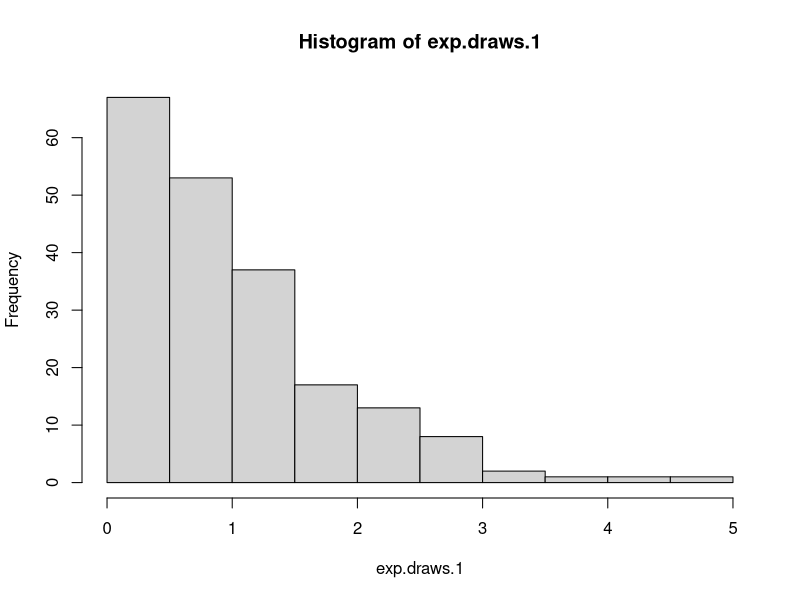
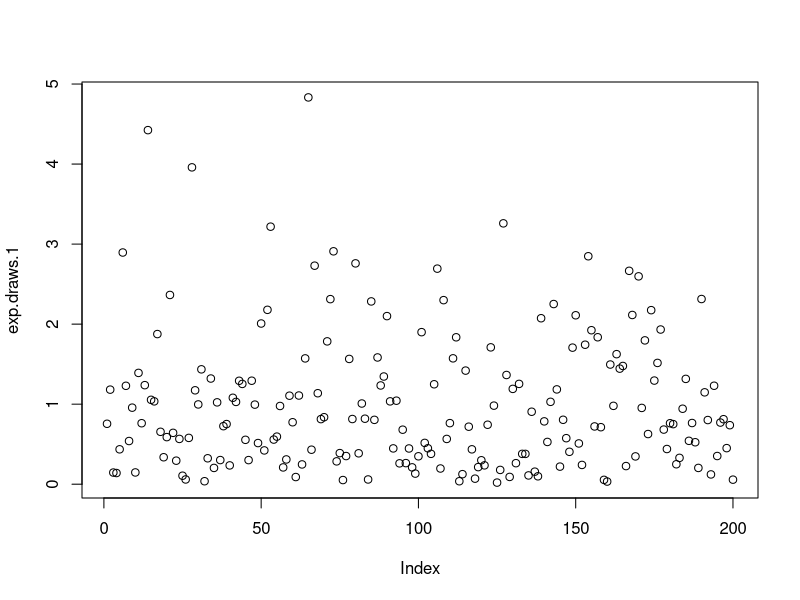
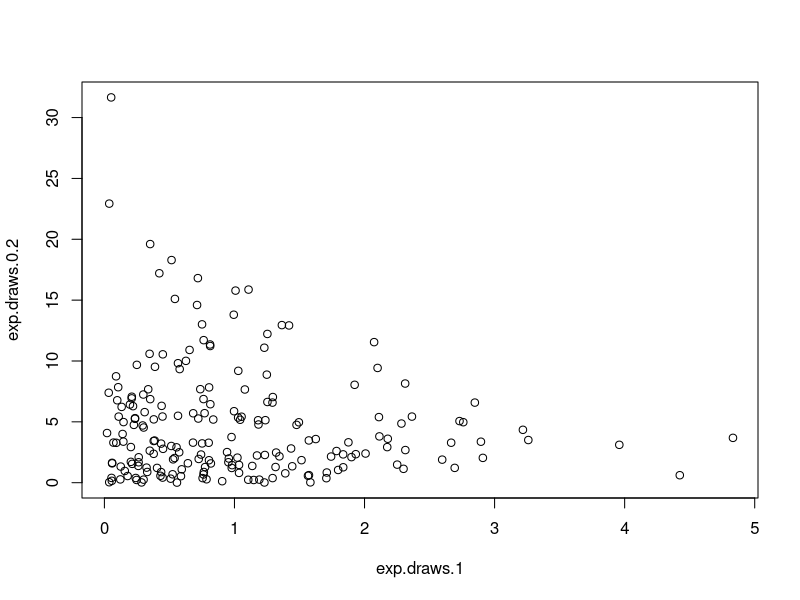
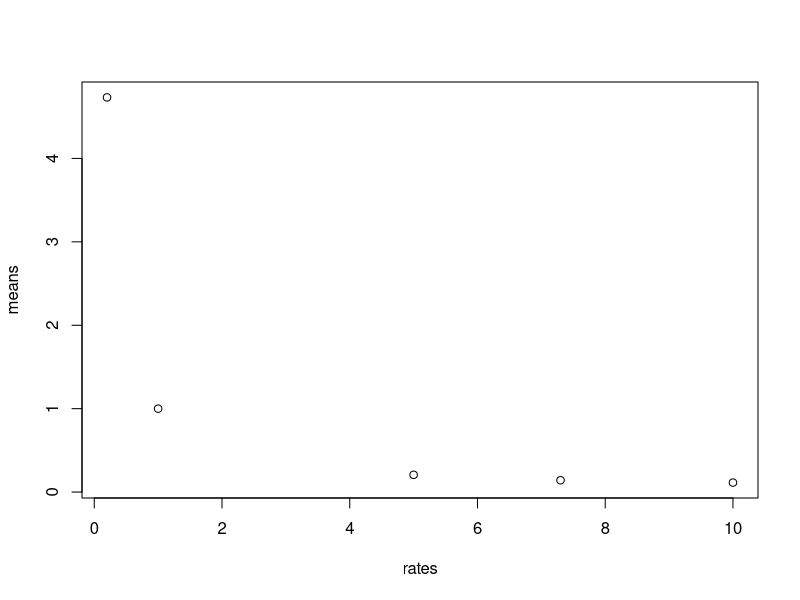
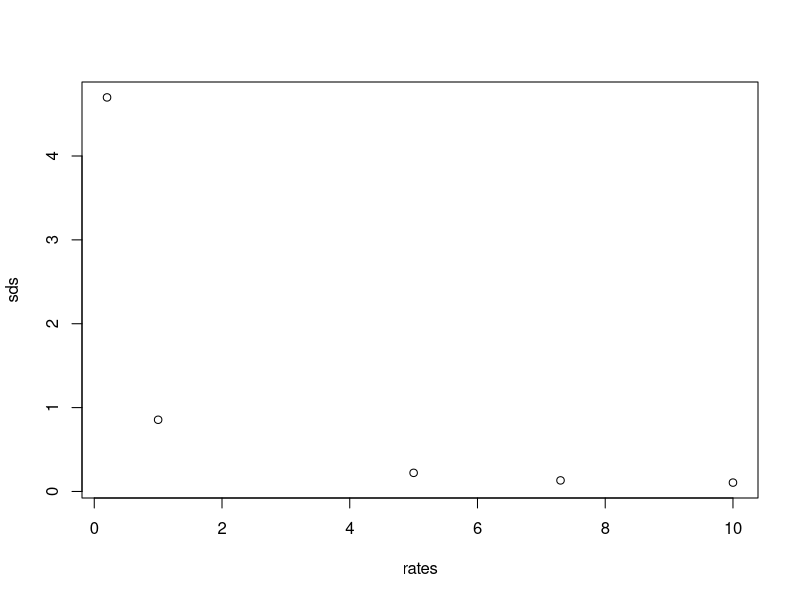
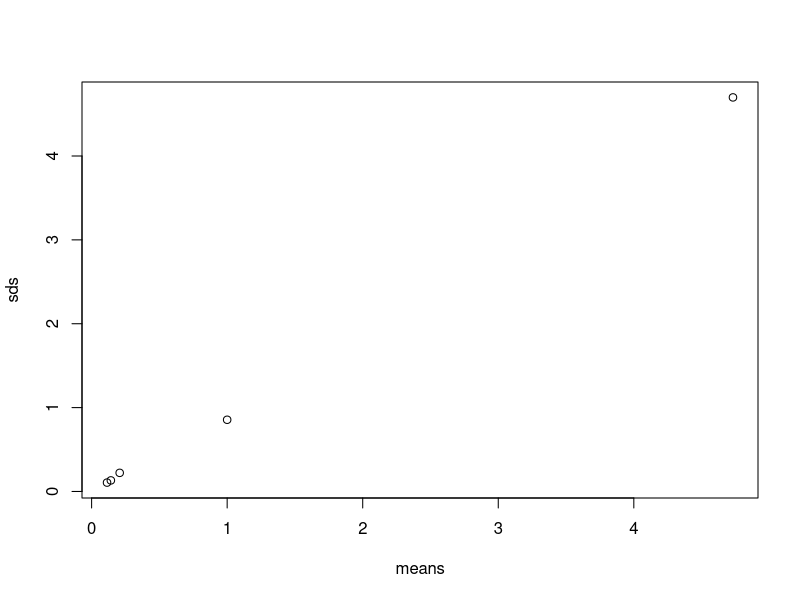
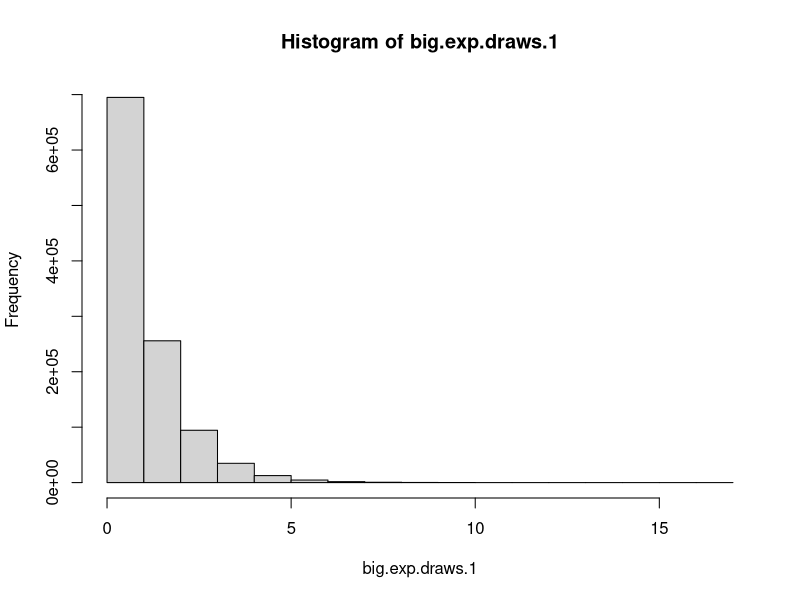
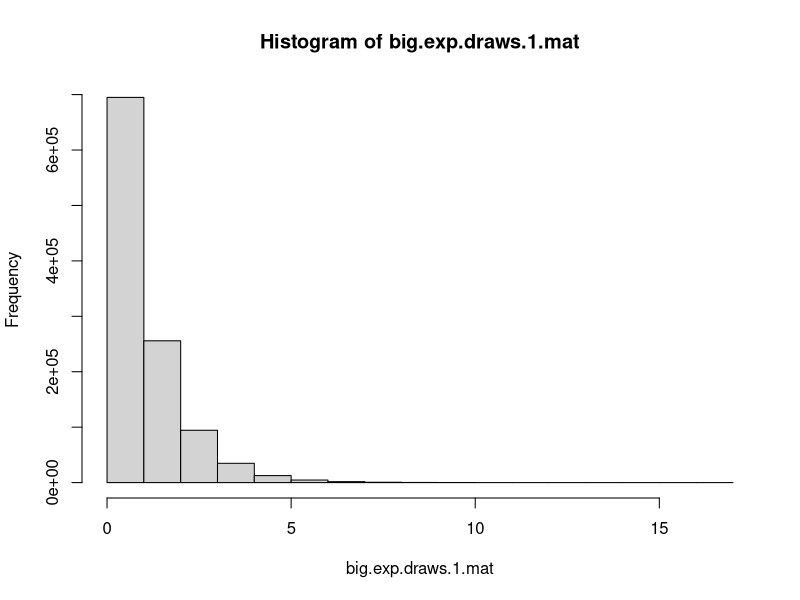

The R script that drew these images, in order:

set.seed(1)

# val<- c(1, 0.2, 5, 7.3, 10)
# for (i in val) {
#   exp.draws.i<- rexp(200, i)
#   print(paste("Mean and SD for Lambda", i))
#   print(mean(exp.draws.i))
#   print(sd(exp.draws.i))
# }
#Problem with previous loop is that individual variables are not saved (only `exp.draws.i' is saved)

exp.draws.1<- rexp(200, 1)
mean(exp.draws.1)
sd(exp.draws.1)

exp.draws.0.2<- rexp(200, 0.2)
mean(exp.draws.0.2)
sd(exp.draws.0.2)

exp.draws.5<- rexp(200, 5)
mean(exp.draws.5)
sd(exp.draws.5)

exp.draws.7.3<- rexp(200, 7.3)
mean(exp.draws.7.3)
sd(exp.draws.7.3)

exp.draws.10<- rexp(200, 10)
mean(exp.draws.10)
sd(exp.draws.10)

hist(exp.draws.1)
plot(exp.draws.1)
plot(exp.draws.1, exp.draws.0.2)

rates<- c(1, 0.2, 5, 7.3, 10)

means<- c(mean(exp.draws.1), mean(exp.draws.0.2), mean(exp.draws.5), mean(exp.draws.7.3), mean(exp.draws.10))
sds<- c(sd(exp.draws.1), sd(exp.draws.0.2), sd(exp.draws.5), sd(exp.draws.7.3), sd(exp.draws.10))

plot(rates, means)
plot(rates, sds)
plot(means, sds)

big.exp.draws.1<- rexp(1100000, 1)
mean(big.exp.draws.1)
sd(big.exp.draws.1)
hist(big.exp.draws.1)

greater.than.1<-big.exp.draws.1>1
matrix <- data.frame(big.exp.draws.1,greater.than.1)
mean(matrix$big.exp.draws.1[matrix$greater.than.1==T])
big.exp.draws.1.mat <- matrix(big.exp.draws.1, nrow=1100, ncol=1000)
big.exp.draws.1.hist<-hist(big.exp.draws.1.mat)
mean(big.exp.draws.1.mat[,371])
mean(big.exp.draws.1.mat[,1:1000])
big.exp.draws.1.colmeans<-colMeans(big.exp.draws.1.mat)
hist(big.exp.draws.1.colmeans)